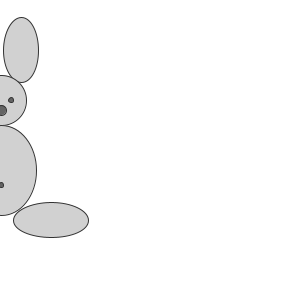
Frame 1 (no input)
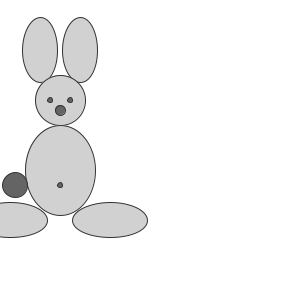
Frame 60 (the mouse pressed at the canvas centre just before this capture)
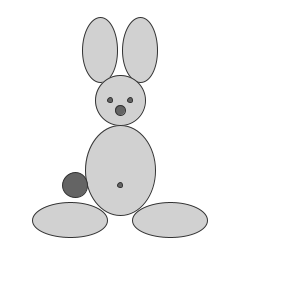
Frame 120 (the mouse held since frame 60 and released just before this capture)

The Processing sketch that drew these frames (run headless with seeded random() and noise(); from frame 60 on, the mouse is pressed at the canvas centre):

// Processing sketch: processing_57649
// ── processing_57649.pde

int x = 0;
int speed = 1;

void setup(){
  size(300,300);
  smooth();
}

void draw(){
  background(255);
    moveBunny();
  bounce();
  display();
}

void moveBunny(){
  x = x + speed;
}

void bounce() {
  if ((x > width) || (x < 0)) {
    speed = speed * -1;
  }
}

void display(){

//set ellipses and rects to CENTER mode
//ellipseMode(CENTER);
//rectMode(CENTER);

//bunny ear left
stroke(50);
fill(209);
ellipse(x-20,50,35,65);


//bunny ear right
stroke(50);
fill(209);
ellipse(x+20,50,35,65);


//bunny head
stroke(50);
fill(209);
ellipse(x,100,50,50);
//bunny nose
fill(100);
ellipse(x,110,10,10);
//bunny eye right
fill(100);
ellipse(x+10,100,5,5);
//bunny eye left
fill(100);
ellipse(x-10,100,5,5);

//bunny body
stroke(50);
fill(209);
ellipse(x,170,70,90);
//bunny belly button
fill(100);
ellipse(x,185,5,5);

//bunny tail
fill(100);
ellipse(x-45,185,25,25);

//bunny foot right
stroke(50);
fill(209);
ellipse(x+50,220,75,35);

//bunny foot left
stroke(50);
fill(209);
ellipse(x-50,220,75,35);
}
